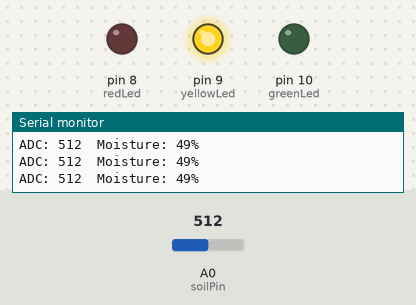
A sketch run on a simulated Arduino Uno, built with avr-gcc and run on an emulated ATmega328P. Shown: output pins drawn as LEDs (lit = HIGH), the last lines printed to the serial monitor. Inputs (shaded band) come from the test bench; at power-on: A0 (soilPin) = 512.

Above: at 1.3 s.
1.4 s: A0 (soilPin) set to 692
2.9 s: A0 (soilPin) set to 723
At 3.7 s:
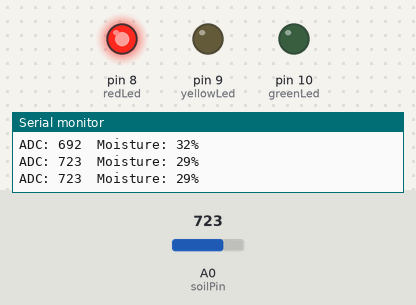
4.5 s: A0 (soilPin) set to 122
At 4.9 s:
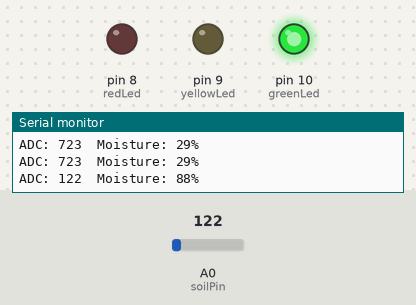
6.0 s: A0 (soilPin) set to 289
7.5 s: A0 (soilPin) set to 312
At 8.5 s:
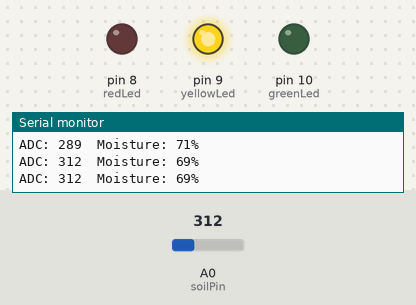
9.0 s: A0 (soilPin) set to 60
At 9.7 s:
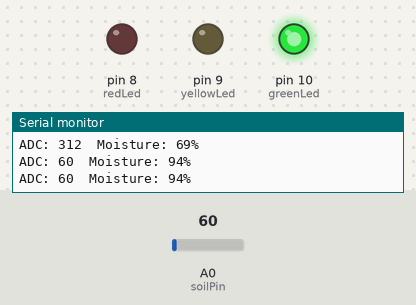
Timing chart, 0 to 11.5 s (numbered marks = the images above; inputs shaded):
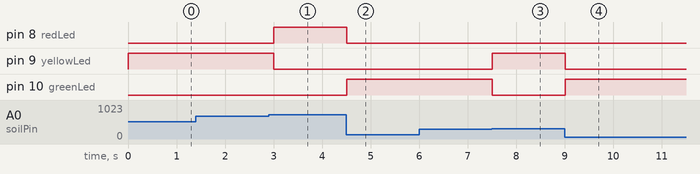

Measured:
- the behaviour switches between 705 and 706 on A0 (soilPin) (found by bisection; images 0 and 1)
- the behaviour switches between 296 and 297 on A0 (soilPin) (found by bisection; images 2 and 3)
- after the input at 2.9 s, pin 8 (redLed): LOW → HIGH after 0.10 s; pin 9 (yellowLed): HIGH → LOW after 0.10 s
- after the input at 4.5 s, pin 8 (redLed): HIGH → LOW at once; pin 10 (greenLed): LOW → HIGH at once
- after the input at 7.5 s, pin 9 (yellowLed): LOW → HIGH at once; pin 10 (greenLed): HIGH → LOW at once
- after the input at 9.0 s, pin 9 (yellowLed): HIGH → LOW at once; pin 10 (greenLed): LOW → HIGH at once

The sketch:

soil_moist_level_indicator.ino
```cpp
int soilPin = A0;
int redLed    = 8;
int yellowLed = 9;
int greenLed  = 10;
void setup()
{
  Serial.begin(9600);
  pinMode(redLed, OUTPUT);
  pinMode(yellowLed, OUTPUT);
  pinMode(greenLed, OUTPUT);
}

void loop()
{
  int adcValue = analogRead(soilPin);
  int moisture = map(adcValue, 1023, 0, 0, 100);
  moisture = constrain(moisture, 0, 100);
  Serial.print("ADC: ");
  Serial.print(adcValue);
  Serial.print("  Moisture: ");
  Serial.print(moisture);
  Serial.println("%");
  if(moisture <= 30)
  {
    digitalWrite(redLed, HIGH);
    digitalWrite(yellowLed, LOW);
    digitalWrite(greenLed, LOW);
  }
  else if(moisture <= 70)
  {
    digitalWrite(redLed, LOW);
    digitalWrite(yellowLed, HIGH);
    digitalWrite(greenLed, LOW);
  }
  else
  {
    digitalWrite(redLed, LOW);
    digitalWrite(yellowLed, LOW);
    digitalWrite(greenLed, HIGH);
  }
  delay(500);
}
```
